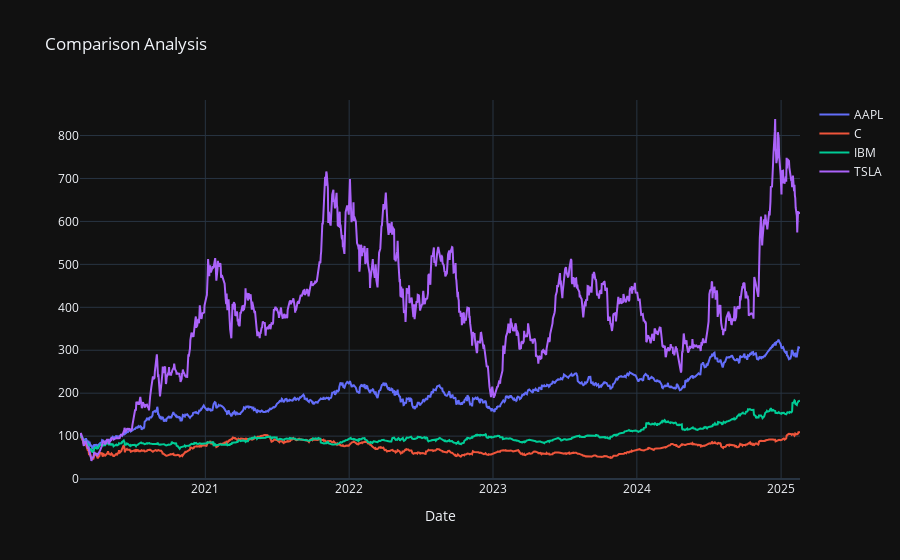

The cell this chart's notebook holds for it:
### Markdown cell above
## adding template

### Code cell
#  template='plotly_dark'
fig = go.Figure(data=[go.Scatter(x=norm.index, y=norm[ticker], name=ticker) for ticker in norm.columns])
fig.update_layout(title='Comparison Analysis',
                   xaxis_title='Date',
                    #template='seaborn')
                   #template='polar')
                  #template='ggplot')
                  template='plotly_dark')

fig.show()

### Figure 1 — Plotly figure (JSON) as saved in the notebook; plotly's stock layout.template omitted (floating-point values rounded to 4 significant figures; data arrays with more than 128 entries replaced by an {"elided": "..."} marker saying what was removed)
{"data": [{"name": "AAPL", "type": "scatter", "x": {"elided": "1258 str values"}, "y": {"elided": "1258 float values"}}, {"name": "C", "type": "scatter", "x": {"elided": "1258 str values"}, "y": {"elided": "1258 float values"}}, {"name": "IBM", "type": "scatter", "x": {"elided": "1258 str values"}, "y": {"elided": "1258 float values"}}, {"name": "TSLA", "type": "scatter", "x": {"elided": "1258 str values"}, "y": {"elided": "1258 float values"}}], "layout": {"title": {"text": "Comparison Analysis"}, "xaxis": {"title": {"text": "Date"}}}}
